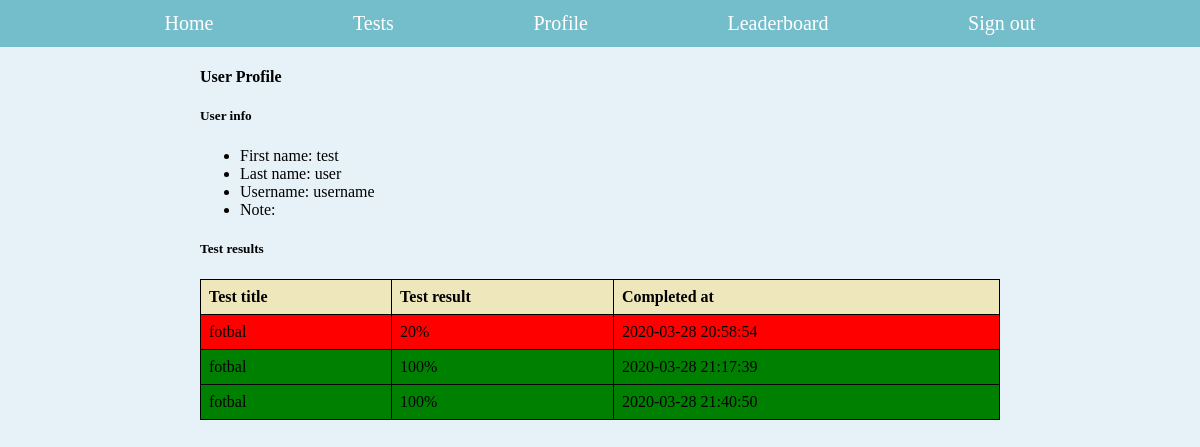
The app's page /profile.php (signed in) with its own data.
### tables this page shows
CREATE TABLE `users` (
  `id` int(10) UNSIGNED NOT NULL,
  `firstName` char(35) NOT NULL,
  `lastName` char(35) NOT NULL,
  `username` char(50) NOT NULL,
  `password` char(255) NOT NULL,
  `email` char(70) NOT NULL,
  `note` char(255) DEFAULT NULL
);

CREATE TABLE `results` (
  `id` int(10) UNSIGNED NOT NULL,
  `result` int(10) UNSIGNED NOT NULL,
  `user` int(10) UNSIGNED NOT NULL,
  `test` int(10) UNSIGNED NOT NULL,
  `completedAt` timestamp NOT NULL DEFAULT current_timestamp()
);

CREATE TABLE `tests` (
  `id` int(10) UNSIGNED NOT NULL,
  `title` char(50) NOT NULL
);

### server/Database.php (called while the page is built, shortened)
<?php
class Database
{
    public $db;
    private $host = 'localhost';
    private $user = 'quiz_web';
    private $pass = 'cisco';
    private $database = 'quiz_web';
    public function __construct()
    {
        $this->db = mysqli_connect($this->host, $this->user, $this->pass, $this->database);
    }
    public function getProfile($user)
    {
        $sql = $this->db->prepare('SELECT firstName, lastName, username, note FROM users WHERE id = ?');
        $sql->bind_param('i', $user);
        $sql->execute();
        printf($sql->error);
        $result = $sql->get_result();
        return $result;
    }
    public function getUserResults($user)
    {
        $sql = $this->db->prepare('SELECT r.result, t.title, r.completedAt FROM results as r LEFT JOIN tests as t on t.id = r.test WHERE r.user = ?');
        $sql->bind_param('i', $user);
        $sql->execute();
        printf($sql->error);
        $result = $sql->get_result();
        return $result;
    }
}
$database = new Database();

### profile.php (the view, shortened to what this page needs)
<?php include './templates/header.php'; ?>
<?php
    require_once './server/Database.php';
    $profile = $database->getProfile($_SESSION['idUser']);
    $results = $database->getUserResults($_SESSION['idUser']);
?>
<section class="profile">
    <h4>User Profile</h4>
    <h5>User info</h5>
    <ul>
        <?php
            while ($row = $profile->fetch_assoc()) {
                echo '<li>First name: '.$row['firstName'].'</li>';
                echo '<li>Last name: '.$row['lastName'].'</li>';
                echo '<li>Username: '.$row['username'].'</li>';
                echo '<li>Note: '.$row['note'].'</li>';
            }
        ?>
    </ul>
    <h5>Test results</h5>
    <table>
        <tr>
            <th>Test title</th>
            <th>Test result</th>
            <th>Completed at</th>
        </tr>
        <?php
            while ($row = $results->fetch_assoc()) {
                $testResult = intval($row['result']);
                if ($testResult < 80) {
                    echo '<tr class="bad">';
                } else {
                    echo '<tr class="good">';
                }
                echo '<td>'.$row['title'].'</td>';
                echo '<td>'.$row['result'].'%</td>';
                echo '<td>'.$row['completedAt'].'</td>';
                echo '</tr>';
            }
        ?>
    </table>
</section>
<?php include './templates/footer.php'; ?>

### styles/main.css (style rules this page uses)
:root { --color-primary: #E7F2F8; --color-secondary: #74BDCB; --color-salmon: #FFA384; --color-biege: #EFE7BC; }
html, body { margin: 0; padding: 0; width: 100%; height: 100%; font-size: 62.5%; background-color: var(--color-primary); }

### styles/tests.css (style rules this page uses)
table { border-collapse: collapse; width: 100%; }
td, th { border: 1px solid black; text-align: left; padding: 0.8rem; }
tr:nth-child(odd) { background-color: var(--color-biege); }

### styles/profile.css (style rules this page uses)
.good { background-color: green !important; }
.bad { background-color: red !important; }

### records on screen
users: firstName "test", lastName "user", username "username"
results: test.title "fotbal", result "20", completedAt "2020-03-28 20:58:54"
results: test.title "fotbal", result "100", completedAt "2020-03-28 21:17:39"
results: test.title "fotbal", result "100", completedAt "2020-03-28 21:40:50"
